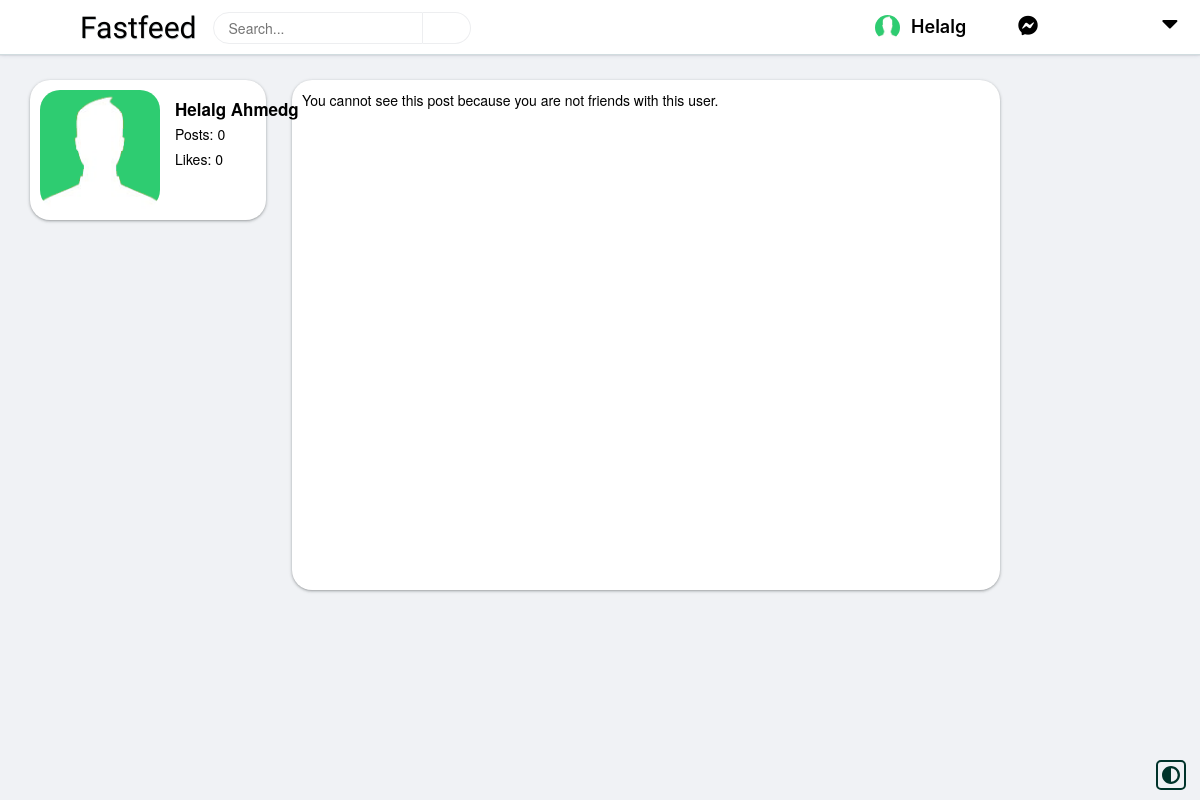
The page /post.php?id=1 (signed in) on the database its author committed.
### tables this page shows
CREATE TABLE `users` (
  `id` int(11) NOT NULL,
  `first_name` varchar(25) NOT NULL,
  `last_name` varchar(25) NOT NULL,
  `university_name` text NOT NULL,
  `profession` text NOT NULL,
  `username` varchar(100) NOT NULL,
  `email` varchar(100) NOT NULL,
  `password` varchar(255) NOT NULL,
  `singup_date` date NOT NULL,
  `profile_pic` varchar(255) NOT NULL,
  `num_posts` int(11) NOT NULL,
  `num_likes` int(11) NOT NULL,
  `user_closed` varchar(3) NOT NULL,
  `friend_array` text NOT NULL
);

### includes/classes/Notification.php (called while the page is built, shortened)
<?php
class Notification {
	private $user_obj;
	private $con;
	public function __construct($con, $user){
		$this->con = $con;
		$this->user_obj = new User($con, $user);
	}
	public function getUnreadNumber() {
		$userLoggedIn = $this->user_obj->getUsername();
		$query = mysqli_query($this->con, "SELECT * FROM notifications WHERE viewed='no' AND user_to='$userLoggedIn'");
		return mysqli_num_rows($query);
	}
}
?>

### includes/classes/User.php (called while the page is built, shortened)
<?php
	class User{
	private $user;
	public function __construct($con, $user){
		$user_details_query = mysqli_query($con, "SELECT * FROM users WHERE username='$user'");
		$this->user = mysqli_fetch_array($user_details_query);
	}
	public function getUsername() {
		return $this->user['username'];
	}
}
?>

### includes/classes/Message.php (called while the page is built, shortened)
<?php
class Message {
	public function __construct($con, $user){
		$this->user_obj = new User($con, $user);
	}
}
?>

### post.php (the view, shortened to what this page needs)
<?php
include("includes/header.php");
?>
<div class="user_details column">
		<a href="<?php echo $userLoggedIn; ?>">  <img src="<?php echo $user['profile_pic']; ?>"> </a>
		<div class="user_details_left_right">
			<a href="<?php echo $userLoggedIn; ?>">
			<?php
			echo $user['first_name'] . " " . $user['last_name'];
			 ?>
			</a>
			<br>
			<?php echo "Posts: " . $user['num_posts']. "<br>";
			echo "Likes: " . $user['num_likes'];
			?>
		</div>
	</div>
	<div class="main_column column" id="main_column">
		<div class="posts_area">
		</div>
	</div>

### includes/header.php (shortened to what this page needs)
<?php
require 'config/config.php';
include("includes/classes/User.php");
include("includes/classes/Post.php");
include("includes/classes/Message.php");
include("includes/classes/Notification.php");
if (isset($_SESSION['username'])) {
	$userLoggedIn = $_SESSION['username'];
	$user_details_query = mysqli_query($con, "SELECT * FROM users WHERE username='$userLoggedIn'");
	$user = mysqli_fetch_array($user_details_query);
}
else {
	header("Location: register.php");
}
?>
<html>
<head>
	<link rel="stylesheet" type="text/css" href="assets/css/style.css">
	<link rel="stylesheet" type="text/css" href="assets/css/responsive.css">
	<link rel="stylesheet" href="https://pro.fontawesome.com/releases/v5.10.0/css/all.css"/>
	<link rel="stylesheet" type="text/css" href="assets/css/bootstrap.css">
	<link rel="stylesheet" href="assets/css/jquery.Jcrop.css" type="text/css" />
</head>
<body>
	<div class="top_bar">
		<div class="logo">
			<a href="index.php">Fastfeed</a>
		</div>
		<div class="search">
			<form action="search.php" method="GET" name="search_form">
				<input type="text" onkeyup="getLiveSearchUsers(this.value, '<?php echo $userLoggedIn; ?>')" name="q" placeholder="Search..." autocomplete="off" id="search_text_input">
				<div class="button_holder">
				<i class="far fa-search"></i>
				</div>
			</form>
		</div>
		<nav>
		<?php
				$messages = new Message($con, $userLoggedIn);
				$notifications = new Notification($con, $userLoggedIn);
				$user_obj = new User($con, $userLoggedIn);
		?>
		<a href="<?php echo $userLoggedIn; ?>"><img class="head_img" src="<?php echo $user['profile_pic'];?>"></a>
		<a class="U_N" href="<?php echo $userLoggedIn; ?>"><?php echo $user['first_name']; ?></a>
		<a href="javascript:void(0);"  onclick="getDropdownData('<?php echo $userLoggedIn; ?>', 'message')"  onclick = "getElementById('messenger_icon').style.color='red'"><i class="fab fa-facebook-messenger"></i>
		</a>
		<a href="javascript:void(0);" onclick="getDropdownData('<?php echo $userLoggedIn; ?>', 'notification')">
				<i class="fal fa-bell"  id="fa-bell_icon"></i>
			</a>
		<a href="requests.php" onclick = "getElementById('user_icon').style.color='red'"><i class="fal fa-user" id="user_icon">
		</i></a>
		<a href="settings.php"><i class="fal fa-cog"></i></a>
		<a href="#"><div class="drop-btn">
			<span class="fas fa-caret-down" id="drop_btn_1"></span>
		</div></a>
		</nav>
	</div>
<button id="dark-mode-toggle" class="dark-mode-toggle">
<svg width="100%" xmlns="http://www.w3.org/2000/svg" viewBox="0 0 496 496"><path fill="currentColor" d="M8,256C8,393,119,504,256,504S504,393,504,256,393,8,256,8,8,119,8,256ZM256,440V72a184,184,0,0,1,0,368Z" transform="translate(-8 -8)"/></svg>
</button>
<div class="wrapper">

### assets/css/style.css (style rules this page uses)
:root { --clr-dark: #00332a; --primary-color:#fff; --secondary-color: #000; --third-color: #EFEFEF; --forth-color: #E4E6E9; --foreground: var(--clr-dark); --border: #E5E5E5; --bordernav: #d1dcdf; --borders: #edeef0; --column: rgba(60, 64, 67, 0.3) 0px 1px 2px 0px, rgba(60, 64, 67, 0.15) 0px 1px 3px 1px; --cm-text: #F0F2F5; --third-colors:#EFEFEF; --five-color:#E4E6E9; --borderse: #7f848b; --body: #F0F2F5; --drop-hov: #D3D3D3; }
.dark-mode-toggle { position: fixed; z-index: 100; bottom: 1rem; right: 1em; color: var(--foreground); border: 2px solid currentColor; padding: 4px; background: transparent; cursor: pointer; border-radius: 5px; width: 30px; height: 30px; }
.search { margin: 2px 0 0 8%; }
.search #search_text_input { border: thin solid var(--borders); float: left; height: 24px; outline: 0; width: 210px; border-top-right-radius: 0; border-bottom-right-radius: 0; border-top-left-radius: 2rem; border-bottom-left-radius: 2rem; padding: 1.5rem; background-color: var(--primary-color); }
.button_holder { border-top: thin solid var(--borders); border-right: thin solid var(--borders); border-bottom: thin solid var(--borders); cursor: pointer; float: left; height: 32px; text-align: center; width: 48px; border-top-right-radius: 2rem; border-bottom-right-radius: 2rem; }
.button_holder i { padding-top: 8px; font-size: 15px; color: var(--borderse); }
body { background-color: var(--body); line-height: 17px; }
.head_img { height: 25px; width: 25px; border-radius: 25px; margin: 0; padding: 0; outline: 0; margin-right: -15px; }
.top_bar { width: 100%; background-color:var(--primary-color); box-shadow: rgba(50, 50, 105, 0.15) 0px 0px 5px 0px, rgba(0, 0, 0, 0.05) 0px 1px 1px 0px; margin: 0 0 10px 0; display: inline-flex; padding: 1rem 0rem; position: fixed; height: 55px; z-index: 10; border-bottom: 1px solid var(--bordernav); }
.logo a { font-size: 3rem; text-decoration: none; font-family: 'Cookie','Courgette-Regular'; position: relative; left: 8rem; text-shadow: #c2c8cc 0.5px 0.5px 0px; color: var(--secondary-color); top: -3px; }
nav { float: right; right: 1px; position: absolute; margin: 10px; top: 0rem; }
nav a { position: relative; color: var(--secondary-color); text-decoration: none; font-size: 20px; margin-right: 17px; margin: 11px; }
.U_N { font-size: 18px; font-weight: 600; font-family: -apple-system, BlinkMacSystemFont, 'Segoe UI', Roboto, Oxygen, Ubuntu, Cantarell, 'Open Sans', 'Helvetica Neue', sans-serif; }
.wrapper { margin: 0 auto; top: 80px; position: relative; padding: 0 10px; width: 75%; min-width: 950px; }
.column { background-color: var(--primary-color); color: var(--secondary-color); padding: 10px; box-shadow: var(--column); z-index: -1; }
.user_details { width: 24%; border-radius: 2rem; float: left; margin-bottom: 20px; }
.user_details img { height: 120px; border-radius: 2rem; margin-right: 1.5rem; }
.user_details_left_right { width: 11%; display: inline-block; position: absolute; top: 17px; font-size: 14px; line-height: 25px; }
.user_details_left_right a { color: var(--secondary-color); font-weight: 600; font-size: 17px; }
.main_column { float:right; width: 73%; z-index: -1; min-height: 510px; border-radius: 2rem; }
.main_column ::placeholder { font-size: 16px; }
.drop-btn { position: relative; display: inline-block; font-size: 26px; }

### assets/css/responsive.css (style rules this page uses)
* { margin: 0; padding: 0; }
@media (max-width: 1400px) { .wrapper { width: 100%; } }
@media (max-width: 1400px) { .main_column { width: 55%; margin-right: 19rem; } }
@media (max-width: 1368px) { .main_column { width: 60%; } }
@media (max-width: 1368px) { .user_details { margin-left: 2rem; width: 20%; } }

### rows shown on the page
users: profile_pic (picture), first_name "Helalg", last_name "Ahmedg", num_posts "0", num_likes "0"
